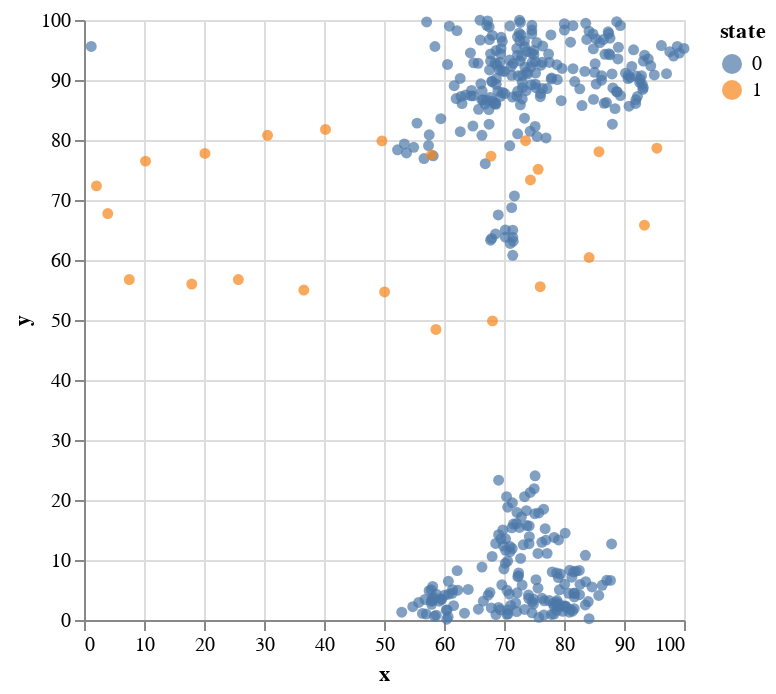

Notebook source saved alongside this figure:
### Code cell
alt.Chart(db.query('trial == 0').query('reward_trial == 0')).mark_circle().encode(
    x = 'x',
    y = 'y',
    order = 'step',
    color = 'state:N'
)

### Figure 1 — Vega-Lite specification as saved in the notebook (floating-point values rounded to 4 significant figures; data arrays with more than 128 entries replaced by an {"elided": "..."} marker saying what was removed)
{"config": {"view": {"continuousWidth": 300, "continuousHeight": 300}}, "data": {"name": "data-b2e8dd7d9539c5f283ef02cf32821b22"}, "mark": {"type": "circle"}, "encoding": {"color": {"field": "state", "type": "nominal"}, "order": {"field": "step", "type": "quantitative"}, "x": {"field": "x", "type": "quantitative"}, "y": {"field": "y", "type": "quantitative"}}, "$schema": "https://vega.github.io/schema/vega-lite/v5.17.0.json", "datasets": {"data-b2e8dd7d9539c5f283ef02cf32821b22": {"elided": "414 records"}}}
